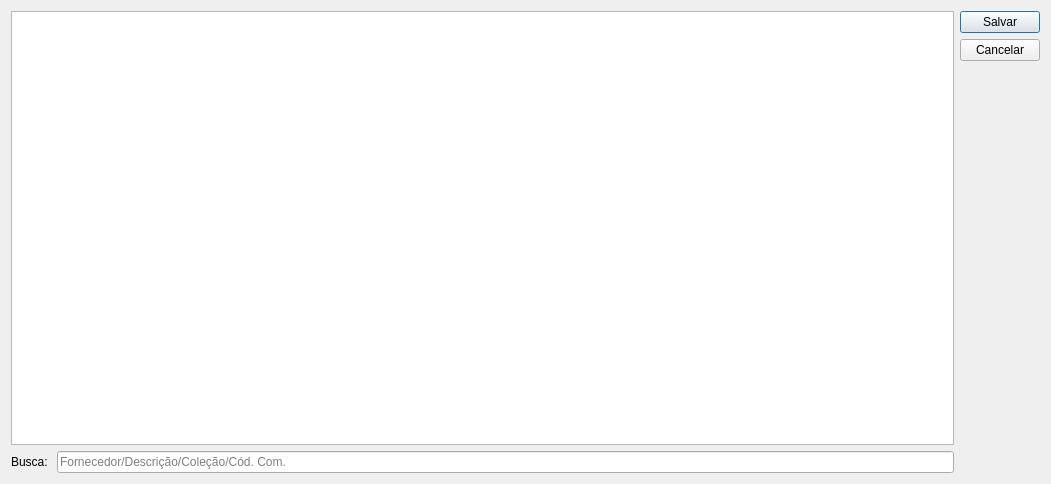
<?xml version="1.0" encoding="UTF-8"?>
<ui version="4.0">
 <class>PrecoEstoque</class>
 <widget class="QDialog" name="PrecoEstoque">
  <property name="geometry">
   <rect>
    <x>0</x>
    <y>0</y>
    <width>1051</width>
    <height>484</height>
   </rect>
  </property>
  <property name="windowTitle">
   <string>Preço Estoque</string>
  </property>
  <layout class="QGridLayout" name="gridLayout_2">
   <item row="0" column="0">
    <widget class="TableView" name="table">
     <property name="mouseTracking">
      <bool>true</bool>
     </property>
     <property name="selectionMode">
      <enum>QAbstractItemView::SingleSelection</enum>
     </property>
     <property name="sortingEnabled">
      <bool>true</bool>
     </property>
    </widget>
   </item>
   <item row="0" column="1">
    <layout class="QVBoxLayout" name="verticalLayout">
     <item>
      <widget class="QPushButton" name="pushButtonSalvar">
       <property name="text">
        <string>Salvar</string>
       </property>
      </widget>
     </item>
     <item>
      <widget class="QPushButton" name="pushButtonCancelar">
       <property name="text">
        <string>Cancelar</string>
       </property>
      </widget>
     </item>
     <item>
      <spacer name="verticalSpacer">
       <property name="orientation">
        <enum>Qt::Vertical</enum>
       </property>
       <property name="sizeHint" stdset="0">
        <size>
         <width>0</width>
         <height>0</height>
        </size>
       </property>
      </spacer>
     </item>
    </layout>
   </item>
   <item row="1" column="0">
    <layout class="QGridLayout" name="gridLayout">
     <item row="0" column="0">
      <widget class="QLabel" name="label">
       <property name="text">
        <string>Busca: </string>
       </property>
      </widget>
     </item>
     <item row="0" column="1">
      <widget class="LineEdit" name="lineEditBusca">
       <property name="placeholderText">
        <string>Fornecedor/Descrição/Coleção/Cód. Com.</string>
       </property>
      </widget>
     </item>
    </layout>
   </item>
  </layout>
 </widget>
 <customwidgets>
  <customwidget>
   <class>TableView</class>
   <extends>QTableView</extends>
   <header>src/tableview.h</header>
  </customwidget>
  <customwidget>
   <class>LineEdit</class>
   <extends>QLineEdit</extends>
   <header>src/lineedit.h</header>
  </customwidget>
 </customwidgets>
 <tabstops>
  <tabstop>table</tabstop>
  <tabstop>lineEditBusca</tabstop>
  <tabstop>pushButtonSalvar</tabstop>
  <tabstop>pushButtonCancelar</tabstop>
 </tabstops>
 <resources/>
 <connections/>
</ui>
